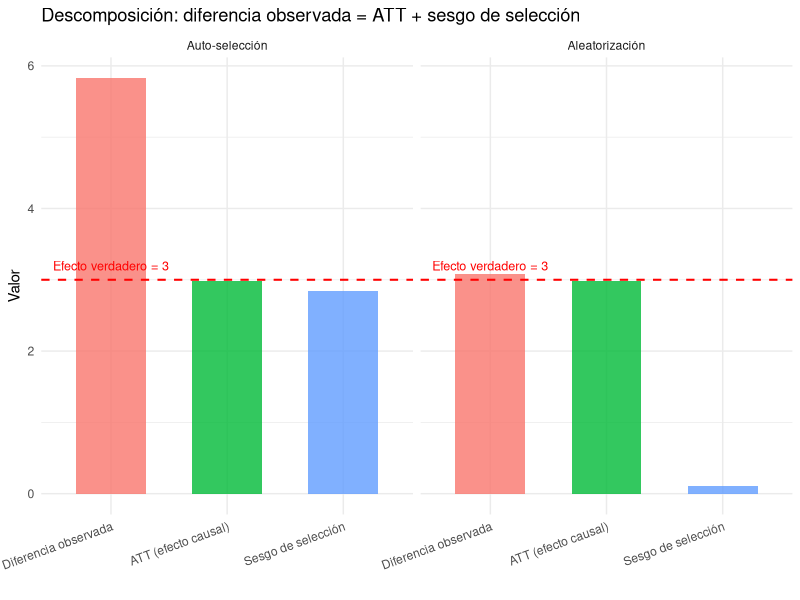
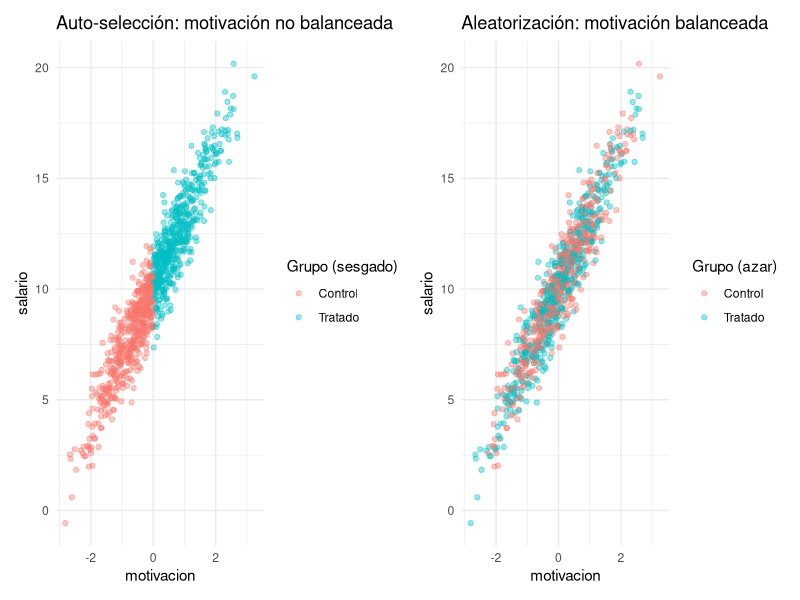
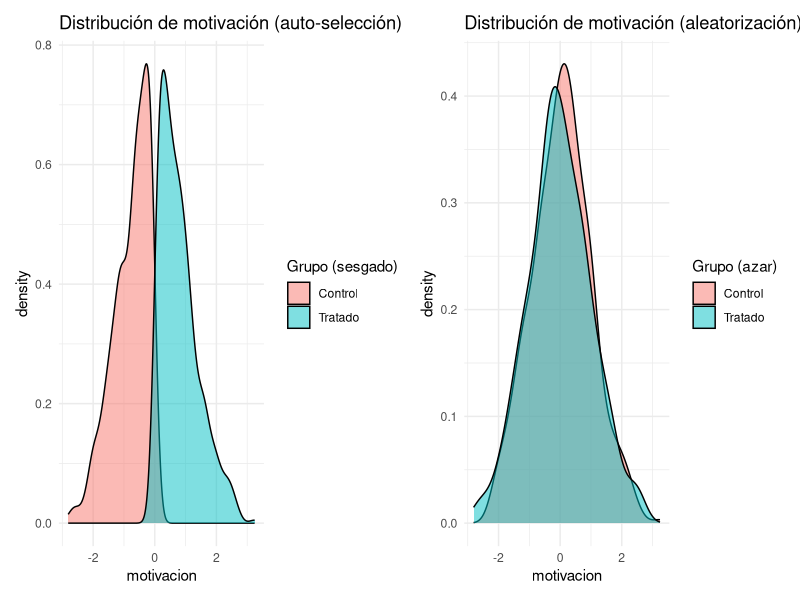
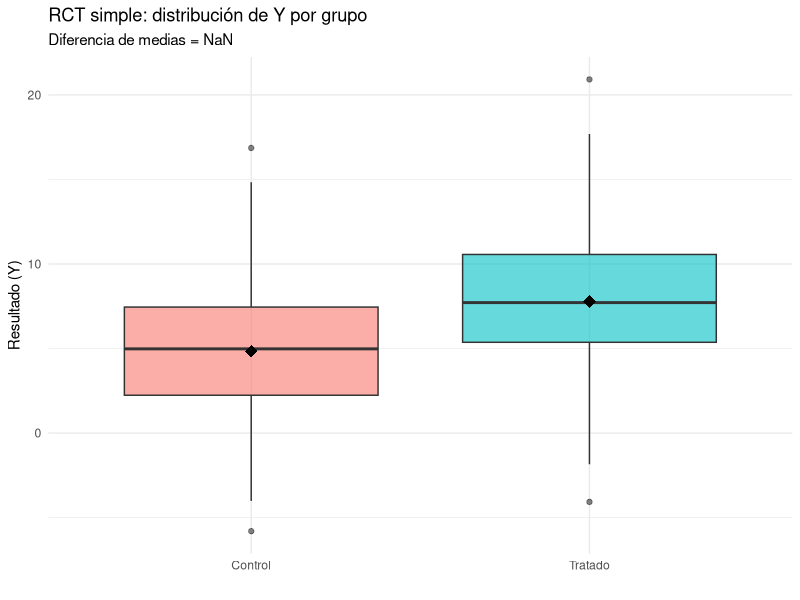
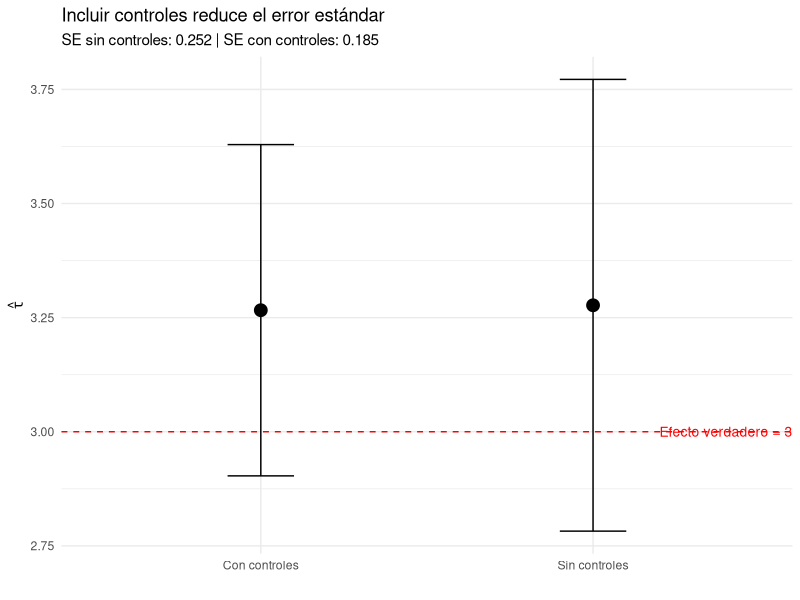
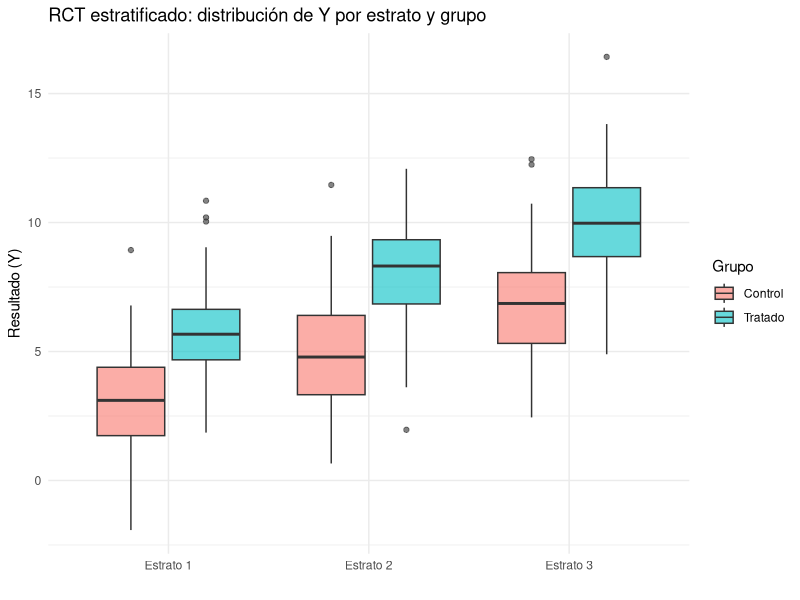
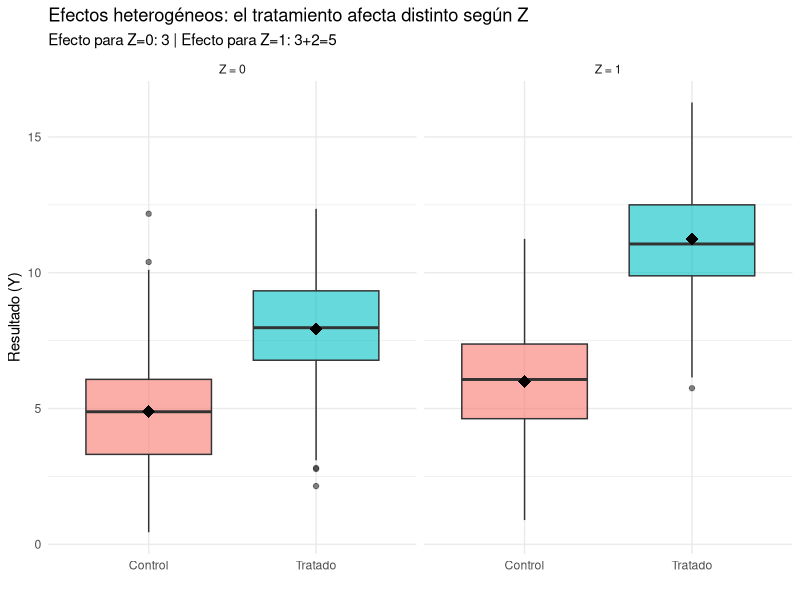

These figures' R source, in order:
## ---- chunk 1
set.seed(123)
library(ggplot2)
library(patchwork)

N <- 2000
motivacion <- rnorm(N)

# Resultados potenciales (ambos existen para todos)
Y0 <- 10 + 2 * motivacion + rnorm(N)        # salario sin capacitación
Y1 <- 10 + 2 * motivacion + 3 + rnorm(N)    # salario con capacitación (efecto = 3)

# --- Escenario 1: Auto-selección (los motivados eligen tratarse) ---
D_sesgo <- as.numeric(motivacion + rnorm(N, sd = 0.5) > 0)
Y_sesgo <- D_sesgo * Y1 + (1 - D_sesgo) * Y0

# --- Escenario 2: Aleatorización ---
D_azar <- rbinom(N, 1, 0.5)
Y_azar <- D_azar * Y1 + (1 - D_azar) * Y0

# Calcular componentes de la descomposición
# Auto-selección
dif_obs_sesgo <- mean(Y_sesgo[D_sesgo == 1]) - mean(Y_sesgo[D_sesgo == 0])
att_sesgo <- mean(Y1[D_sesgo == 1]) - mean(Y0[D_sesgo == 1])
sesgo_sel <- mean(Y0[D_sesgo == 1]) - mean(Y0[D_sesgo == 0])

# Aleatorización
dif_obs_azar <- mean(Y_azar[D_azar == 1]) - mean(Y_azar[D_azar == 0])
att_azar <- mean(Y1[D_azar == 1]) - mean(Y0[D_azar == 1])
sesgo_azar <- mean(Y0[D_azar == 1]) - mean(Y0[D_azar == 0])

# Gráfico de barras con la descomposición
decomp <- data.frame(
  Escenario = rep(c("Auto-selección", "Aleatorización"), each = 3),
  Componente = rep(c("Diferencia observada", "ATT (efecto causal)", "Sesgo de selección"), 2),
  Valor = c(dif_obs_sesgo, att_sesgo, sesgo_sel,
            dif_obs_azar, att_azar, sesgo_azar)
)

decomp$Componente <- factor(decomp$Componente,
                            levels = c("Diferencia observada", "ATT (efecto causal)", "Sesgo de selección"))
decomp$Escenario <- factor(decomp$Escenario,
                           levels = c("Auto-selección", "Aleatorización"))

ggplot(decomp, aes(x = Componente, y = Valor, fill = Componente)) +
  geom_col(width = 0.6, alpha = 0.8) +
  geom_hline(yintercept = 3, linetype = "dashed", color = "red", linewidth = 0.7) +
  annotate("text", x = 0.5, y = 3.2, label = "Efecto verdadero = 3",
           color = "red", hjust = 0, size = 3.2) +
  facet_wrap(~Escenario) +
  labs(title = "Descomposición: diferencia observada = ATT + sesgo de selección",
       y = "Valor", x = "") +
  theme_minimal() +
  theme(legend.position = "none",
        axis.text.x = element_text(angle = 20, hjust = 1))
## ---- chunk 2
set.seed(123)
library(ggplot2)
library(patchwork)

# Simular datos
N <- 1000
motivacion <- rnorm(N)
epsilon <- rnorm(N)
salario <- 10 + 3 * motivacion + epsilon

# Tratamiento con sesgo: más motivados
tratamiento_sesgado <- ifelse(motivacion > 0, 1, 0)
# Tratamiento aleatorio
tratamiento_azar <- rbinom(N, 1, 0.5)

# Armar data frame
df <- data.frame(
  salario,
  motivacion,
  sesgado = factor(tratamiento_sesgado, labels = c("Control", "Tratado")),
  azar = factor(tratamiento_azar, labels = c("Control", "Tratado"))
)

# Gráfico 1: dispersión con auto-selección
p1 <- ggplot(df, aes(x = motivacion, y = salario, color = sesgado)) +
  geom_point(alpha = 0.4) +
  labs(title = "Auto-selección: motivación no balanceada",
       color = "Grupo (sesgado)") +
  theme_minimal()

# Gráfico 2: dispersión con aleatorización
p2 <- ggplot(df, aes(x = motivacion, y = salario, color = azar)) +
  geom_point(alpha = 0.4) +
  labs(title = "Aleatorización: motivación balanceada",
       color = "Grupo (azar)") +
  theme_minimal()

p1 + p2
## ---- chunk 3
# Gráfico 3: densidad de motivación según tratamiento sesgado
dens1 <- ggplot(df, aes(x = motivacion, fill = sesgado)) +
  geom_density(alpha = 0.5) +
  labs(title = "Distribución de motivación (auto-selección)",
       fill = "Grupo (sesgado)") +
  theme_minimal()

# Gráfico 4: densidad de motivación según tratamiento aleatorio
dens2 <- ggplot(df, aes(x = motivacion, fill = azar)) +
  geom_density(alpha = 0.5) +
  labs(title = "Distribución de motivación (aleatorización)",
       fill = "Grupo (azar)") +
  theme_minimal()

dens1 + dens2
## ---- chunk 4
set.seed(42)
N <- 500
D <- rbinom(N, 1, 0.5)
Y <- 5 + 3 * D + rnorm(N, sd = 4)
datos <- data.frame(Y, D = factor(D, labels = c("Control", "Tratado")))

ggplot(datos, aes(x = D, y = Y, fill = D)) +
  geom_boxplot(alpha = 0.6) +
  stat_summary(fun = mean, geom = "point", shape = 18, size = 4, color = "black") +
  labs(title = "RCT simple: distribución de Y por grupo",
       subtitle = paste0("Diferencia de medias = ",
                         round(mean(Y[D == "Tratado"]) - mean(Y[D == "Control"]), 2)),
       x = "", y = "Resultado (Y)") +
  theme_minimal() +
  theme(legend.position = "none")
## ---- chunk 5
set.seed(42)
N <- 500
X <- rnorm(N)  # control baseline
D <- rbinom(N, 1, 0.5)
Y <- 5 + 3 * D + 2 * X + rnorm(N, sd = 2)

# Modelo sin controles
m1 <- lm(Y ~ D)
# Modelo con controles
m2 <- lm(Y ~ D + X)

comparacion <- data.frame(
  Modelo = c("Sin controles", "Con controles"),
  tau_hat = c(coef(m1)["D"], coef(m2)["D"]),
  SE = c(summary(m1)$coefficients["D", "Std. Error"],
         summary(m2)$coefficients["D", "Std. Error"])
)

ggplot(comparacion, aes(x = Modelo, y = tau_hat)) +
  geom_point(size = 4) +
  geom_errorbar(aes(ymin = tau_hat - 1.96 * SE, ymax = tau_hat + 1.96 * SE), width = 0.2) +
  geom_hline(yintercept = 3, linetype = "dashed", color = "red") +
  annotate("text", x = 2.4, y = 3, label = "Efecto verdadero = 3", color = "red", size = 3.5) +
  labs(title = "Incluir controles reduce el error estándar",
       subtitle = paste0("SE sin controles: ", round(comparacion$SE[1], 3),
                         " | SE con controles: ", round(comparacion$SE[2], 3)),
       y = expression(hat(tau)), x = "") +
  theme_minimal()
## ---- chunk 6
set.seed(42)
N <- 600
estrato <- rep(1:3, each = N/3)
efecto_estrato <- c(-2, 0, 2)

D <- ave(rep(0, N), estrato, FUN = function(x) rbinom(length(x), 1, 0.5))
Y <- 5 + 3 * D + efecto_estrato[estrato] + rnorm(N, sd = 2)

datos_est <- data.frame(Y, D, estrato = factor(estrato, labels = c("Estrato 1", "Estrato 2", "Estrato 3")))

ggplot(datos_est, aes(x = estrato, y = Y, fill = factor(D, labels = c("Control", "Tratado")))) +
  geom_boxplot(alpha = 0.6) +
  labs(title = "RCT estratificado: distribución de Y por estrato y grupo",
       fill = "Grupo", x = "", y = "Resultado (Y)") +
  theme_minimal()
## ---- chunk 7
set.seed(42)
N <- 1000
Z <- rbinom(N, 1, 0.4)  # ej: mujer = 1
D <- rbinom(N, 1, 0.5)
Y <- 5 + 3 * D + 1 * Z + 2 * D * Z + rnorm(N, sd = 2)

datos_het <- data.frame(
  Y, D = factor(D, labels = c("Control", "Tratado")),
  Grupo = factor(Z, labels = c("Z = 0", "Z = 1"))
)

ggplot(datos_het, aes(x = D, y = Y, fill = D)) +
  geom_boxplot(alpha = 0.6) +
  facet_wrap(~Grupo) +
  stat_summary(fun = mean, geom = "point", shape = 18, size = 4, color = "black") +
  labs(title = "Efectos heterogéneos: el tratamiento afecta distinto según Z",
       subtitle = "Efecto para Z=0: 3 | Efecto para Z=1: 3+2=5",
       x = "", y = "Resultado (Y)") +
  theme_minimal() +
  theme(legend.position = "none")
